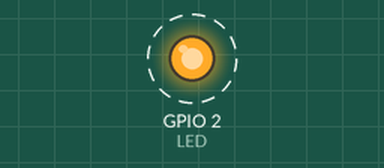
Bench run of a program on a simulated ESP32. On the bench: output pins drawn as LEDs (lit = HIGH). Dashed ring = blinking. What the program prints to the serial monitor is not drawn.

Above: at 0.5 s.
Timing chart, 0 to 4.6 s (numbered marks = the images above):
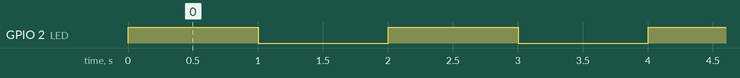

Measured:
- by itself, GPIO 2 (LED): alternates HIGH for 1.0 s and LOW for 1.0 s, 10 changes in all, then stays LOW

The program:

main.cpp
```cpp
/************************************************************
* Exemplo 02 - Deletar Tasks no FreeRTOS
* Objetivo:
*      Usar uma Task para deletar outra Task.
*      Fazer uma Task deletar a si mesmo.
* Por: Matheus Sousa
************************************************************/

/* Biblioteca Arduino Core */
#include <Arduino.h>

/* Bibliotecas FreeRTOS */
#include "freertos/FreeRTOS.h"
#include "freertos/task.h"

/* Macros */
#define LED 2

/* Definições */
TaskHandle_t xTask1Handle = NULL;
TaskHandle_t xTask2Handle = NULL;

/* Protótipos */
void vTask1(void *pvParameters);
void vTask2(void *pvParameters);


/**
 * Task Setup
 *
 */
void setup(void)
{
    Serial.begin(9600);

    xTaskCreate(vTask1, "TASK1", configMINIMAL_STACK_SIZE, NULL, 1, &xTask1Handle);
    xTaskCreate(vTask2, "TASK2", configMINIMAL_STACK_SIZE + 1024, NULL, 2, &xTask2Handle);
}


/**
 * Task Loop
 *
 */
void loop(void)
{
    vTaskDelay(pdMS_TO_TICKS(10000)); // Usada para liberar a CPU
}


/**
 * Task 1
 *
 * Blink Led
 */
void vTask1(void *pvParameters)
{
    pinMode(LED, OUTPUT);

    for (;;)
    {
        digitalWrite(LED, !digitalRead(LED));
        vTaskDelay(pdMS_TO_TICKS(1000));
    }
}


/**
 * Task 2
 *
 * Usa contador para deletar a Task1 e deletar a si mesma.
 */
void vTask2(void *pvParameters)
{
    uint32_t ulCount = 0;

    for (;;)
    {
        Serial.println("Task 2: " + String(ulCount));

        // Deletando a Task1
        if (ulCount >= 50)
        {
            if (xTask1Handle != NULL)
            {
                Serial.println("Deletando a Task1");
                vTaskDelete(xTask1Handle);
                digitalWrite(LED, LOW); // Garante LED LOW
                xTask1Handle = NULL;
            }
        }

        // Deletando a Task2
        if (ulCount >= 100)
        {
            if (xTask2Handle != NULL)
            {
                Serial.println("Deletando a Task2");
                vTaskDelete(xTask2Handle);
                xTask2Handle = NULL;
            }
        }

        ulCount++;
        vTaskDelay(pdMS_TO_TICKS(200));
    }
}
```
